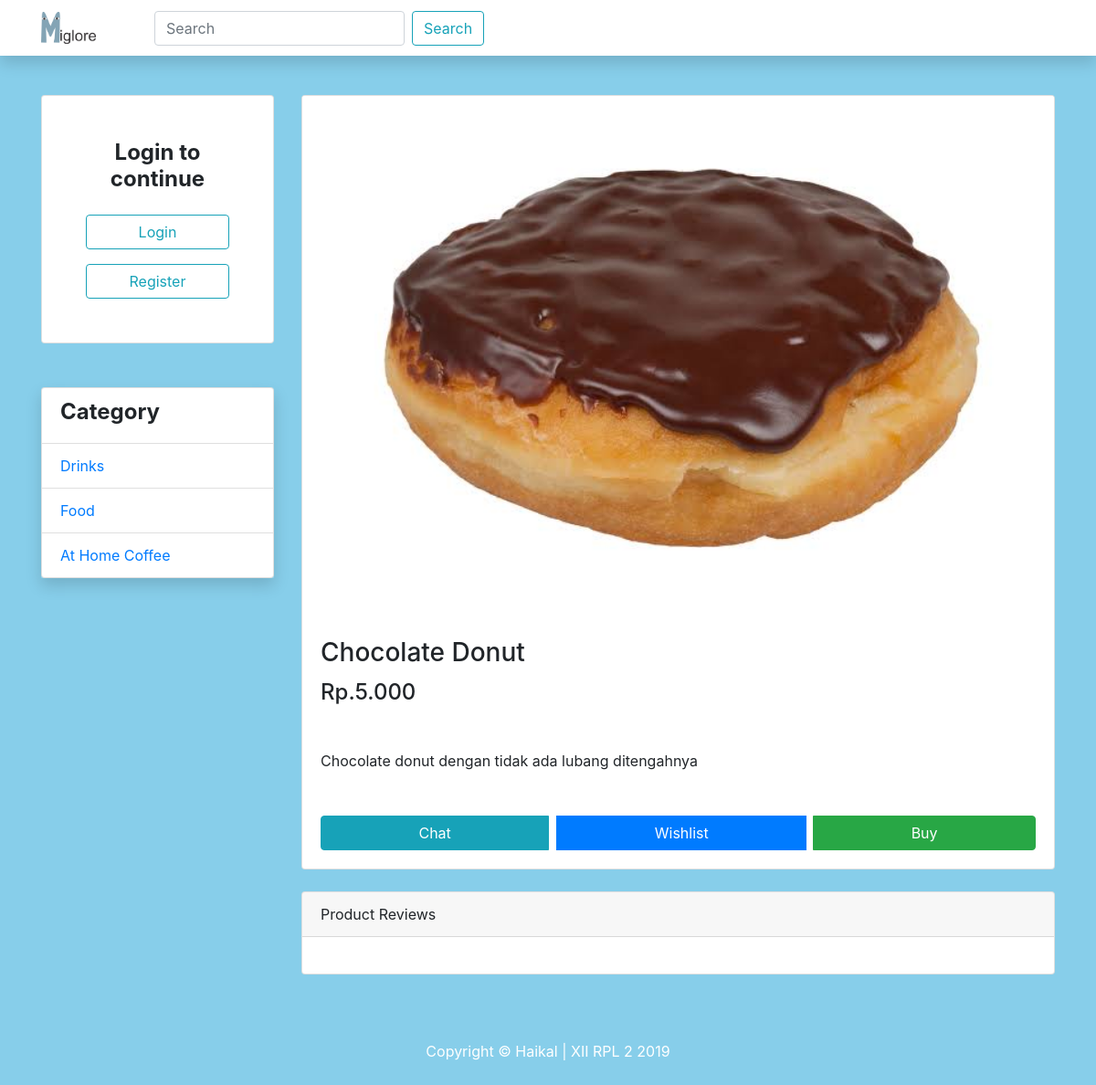
The app's page /product/view/22 with its own data.
### tables this page shows
CREATE TABLE `category` (
  `category_id` bigint(20) NOT NULL,
  `category_name` varchar(255) NOT NULL
);

CREATE TABLE `product` (
  `product_id` bigint(20) NOT NULL,
  `product_name` varchar(255) NOT NULL,
  `product_category` int(11) NOT NULL,
  `product_price` varchar(50) NOT NULL,
  `product_stock` int(50) NOT NULL,
  `product_img` text NOT NULL,
  `product_desc` text NOT NULL,
  `product_rating` int(50) NOT NULL,
  `product_purchased` int(50) NOT NULL,
  `product_created_at` timestamp NOT NULL DEFAULT CURRENT_TIMESTAMP,
  `product_update_at` timestamp NULL DEFAULT NULL
);

### application/controllers/Product.php (called while the page is built, shortened)
<?php
class Product extends CI_Controller
{
    public function __construct()
    {
        $this->load->model('dashboard_model');
        $this->load->model('product_model');;
        $this->load->model('user_model');
    }
    public function view($id)
    {
        $data['product'] = $this->product_model->get_Product_detail($id)->row_array();
        $data['category'] = $this->dashboard_model->getAllCategory();
        $data['address'] = $this->user_model->getAllAddress($this->session->userdata('address_id'));
        $data['review'] = $this->product_model->getReview($id);
        $this->load->view('dashboard/layouts/header');
        $this->load->view('dashboard/layouts/navbar');
        $this->load->view('dashboard/layouts/sidebar', $data);
        $this->load->view('dashboard/product', $data);
        $this->load->view('dashboard/layouts/footer');
    }
}

### index.php (called while the page is built, shortened)
<?php
require_once BASEPATH.'core/CodeIgniter.php';

### application/models/Dashboard_Model.php (called while the page is built, shortened)
<?php if (!defined('BASEPATH')) exit('No direct script access allowed');
class Dashboard_Model extends CI_Model
{
    public function getAllCategory()
    {
        return $this->db->get('category')->result_array();
    }
}

### application/models/Product_Model.php (called while the page is built, shortened)
<?php if (!defined('BASEPATH')) exit('No direct script access allowed');
class Product_Model extends CI_Model
{
    public function get_Product_detail($id)
    {
        if (filter_var($id, FILTER_VALIDATE_INT) == true && $id != null) {
            $q = $this->db->get_where('product',array('product_id'=>$id));
            if ($q->num_rows()>0) {
                return $q;
            } else {
                redirect(base_url());
                exit;
            }
        } else {
            redirect(base_url());
            exit;
        }
    }
}

### application/views/dashboard/product.php (the view, shortened to what this page needs)
<div class="col-lg-9 mt-4">
    <div class="card mt-4">
        <img class="card-img-top img-fluid" src="<?= base_url('assets/product/img/') . $product['product_img'] ?>" alt="">
        <div class="card-body">
            <h3 class="card-title"><?= $product['product_name'] ?></h3>
            <h4>Rp.<?= number_format($product['product_price'], 0, ',', '.'); ?></h4>
            <p class="card-text my-5"><?= $product['product_desc'] ?></p>
            <div class="btn-group w-100" role="group" aria-label="Basic example">
                <a href="<?= base_url('transaction/chat/') . $product['product_name'] ?>" target="_blank" class="btn btn-info">Chat</a>
                <a href="<?= base_url('transaction/addWish/') . $product['product_id'] ?>" class="btn btn-primary mx-2">Wishlist</a>
                <button type="button" class="btn btn-success" data-toggle="modal" data-target="#buy" id="buy-btn">Buy</button>
            </div>
        </div>
    </div>
    <div class="card card-outline-secondary my-4">
        <div class="card-header">
            Product Reviews
        </div>
        <div class="card-body">
        </div>
    </div>

### application/views/dashboard/layouts/sidebar.php (shortened to what this page needs)
<div class="container">
    <div class="row">
        <div class="col-lg-3">
            <?php if ($this->session->userdata('logged_in')) : ?>
                <div class="card mt-5 p-5">
                    <img src="<?= base_url('assets/product/user/') . $this->session->userdata('cover_img') ?>" alt="Profile" class="w-100">
                    <h4 class="text-center my-3 text-truncate"><b> <?= $this->session->userdata('user_name') ?></b></h4>
                    <?php if ($this->session->userdata('role') == 1) : ?>
                        <a href="<?= base_url('admin') ?>" class="btn btn-outline-info">Admin</a>
                    <?php else : ?>
                        <a href="<?= base_url('user/profile') ?>" class="btn btn-outline-info">Profile</a>
                        <div class="divinder my-2"></div>
                        <a href="<?= base_url('user/cart') ?>" class="btn btn-outline-info">Shopping Cart</a>
                    <?php endif; ?>
                    <div class="divinder my-2"></div>
                    <a href="<?= base_url('auth/logout') ?>" class="btn btn-outline-danger">Logout</a>
                </div>
            <?php else : ?>
                <div class="card mt-5 p-5">
                    <h4 class="text-center mb-4"><b> Login to continue</b></h4>
                    <a href="<?= base_url('auth/login') ?>" class="btn btn-outline-info">Login</a>
                    <a href="<?= base_url('auth/register') ?>" class="btn btn-outline-info">Register</a>
                </div>
            <?php endif; ?>
            <ul class="list-group shadow mt-5">
                <li href="#" class="list-group-item ">
                    <h4><b>Category</b></h4>
                </li>
                <?php foreach ($category as $key) : ?>
                    <a href="<?= base_url('dashboard/category/') . $key['category_id'] ?>" class="list-group-item"><?= $key['category_name'] ?></a>
                <?php endforeach; ?>
            </ul>
        </div>

### assets/css/shop-homepage.css (style rules this page uses)
body { padding-top: 56px; background-image: url("../img/images.png"); background-repeat: repeat; }

### records on screen
category: category_name "Drinks"
category: category_name "Food"
category: category_name "At Home Coffee"
product: product_img (picture), product_name "Chocolate Donut", product_price "5.000", product_desc "Chocolate donut dengan tidak ada lubang ditengahnya"
